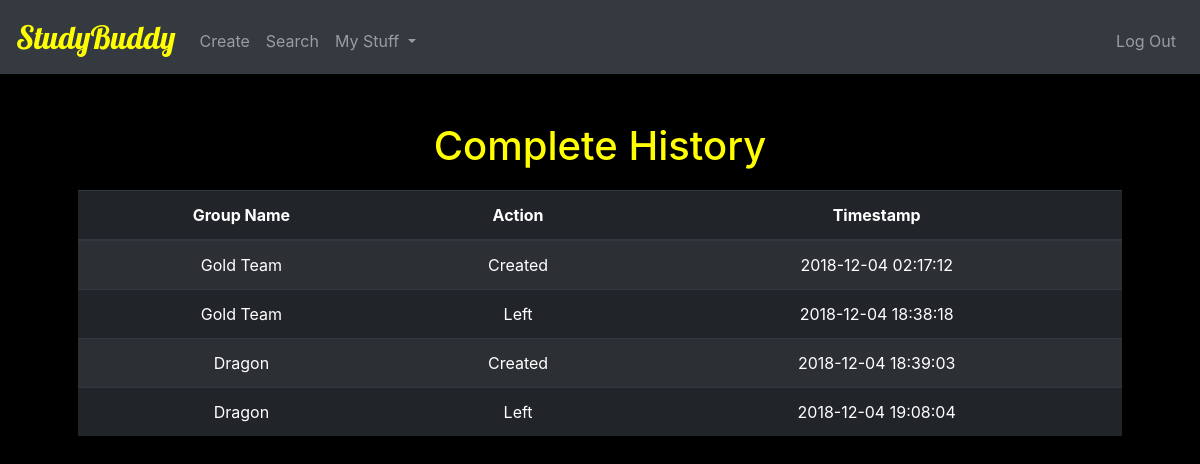
/complete_history (signed in), run on the app's committed database.
### tables this page shows
CREATE TABLE 'history' ('id' integer PRIMARY KEY AUTOINCREMENT NOT NULL, 'member_id' integer,'group_name' text, 'action' text, 'timestamp' timestamp DEFAULT CURRENT_TIMESTAMP);

### application.py (the view)
@app.route("/complete_history")
@login_required
def complete_history():
    current = session["user_id"]
    groups = db.execute("SELECT * FROM history WHERE member_id = :member_id", member_id=current)
    rows = []
    for group in groups:
        cells = {}
        cells["name"] =  group['group_name']
        cells["action"] = group['action']
        cells["timestamp"] = group['timestamp']
        rows.append(cells)
    return render_template("history.html", rows=rows)

### application.py (called while the page is built)
@app.after_request
def after_request(response):
    response.headers["Cache-Control"] = "no-cache, no-store, must-revalidate"
    response.headers["Expires"] = 0
    response.headers["Pragma"] = "no-cache"
    return response

### helpers.py (called while the page is built)
def login_required(f):
    @wraps(f)
    def decorated_function(*args, **kwargs):
        if session.get("user_id") is None:
            return redirect("/login")
        return f(*args, **kwargs)
    return decorated_function

### templates/history.html (shortened to what this page needs)
{% extends "layout.html" %}
{% block main %}
    <h1>Complete History</h1>
    {% if rows|length > 0 %}
        <div class="table-wrapper-scroll-y">
            <table class="table table-striped table-dark" style="width:100%">
                <thead id="heading">
                    <tr>
                        <th>Group Name</th>
                        <th>Action</th>
                        <th>Timestamp</th>
                    </tr>
                </thead>
                <tbody>
                    {% for row in rows %}
                        <tr>
                            <td>{{ row['name'] }}</td>
                            <td>{{ row['action'] }}</td>
                            <td>{{ row['timestamp'] }}</td>
                        </tr>
                    {% endfor %}
                </tbody>
            </table>
        </div>
    {% else %}
        <h2>You got nothing!</h2>
    {% endif %}
{% endblock %}

### static/styles.css (style rules this page uses)
body { background-color: black; color: yellow; }
.table-wrapper-scroll-y { display: block; max-height: 500px; overflow-y: auto; -ms-overflow-style: -ms-autohiding-scrollbar; margin-top: 20px; margin-bottom: 20px; }

### data on the page
history: name "Gold Team", action "Created", timestamp "2018-12-04 02:17:12"
history: name "Gold Team", action "Left", timestamp "2018-12-04 18:38:18"
history: name "Dragon", action "Created", timestamp "2018-12-04 18:39:03"
history: name "Dragon", action "Left", timestamp "2018-12-04 19:08:04"
